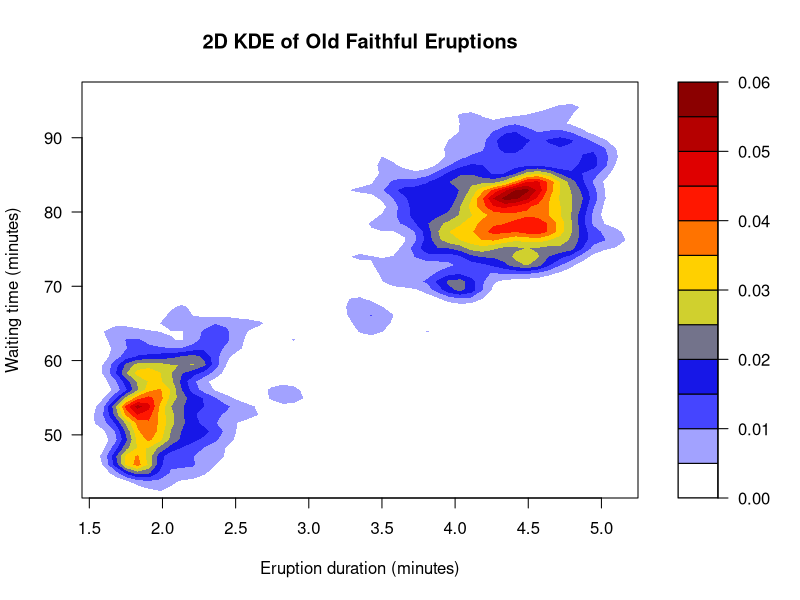
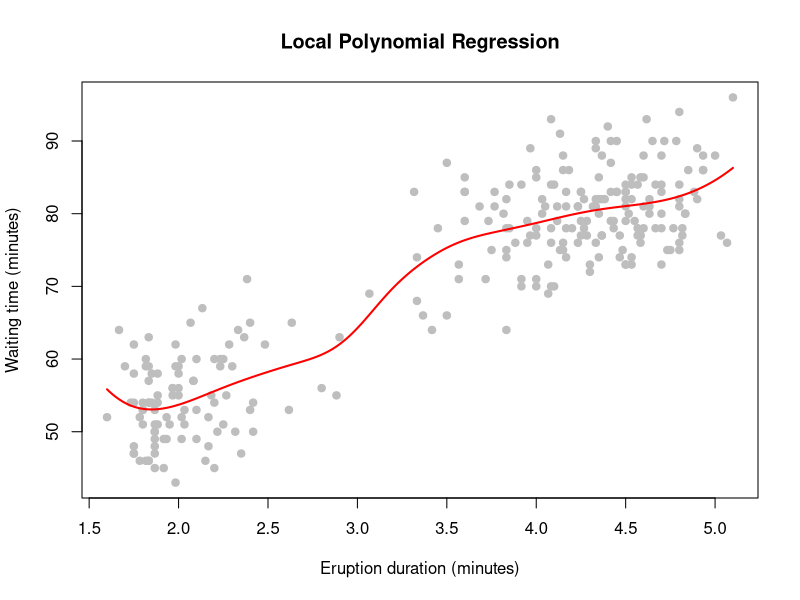
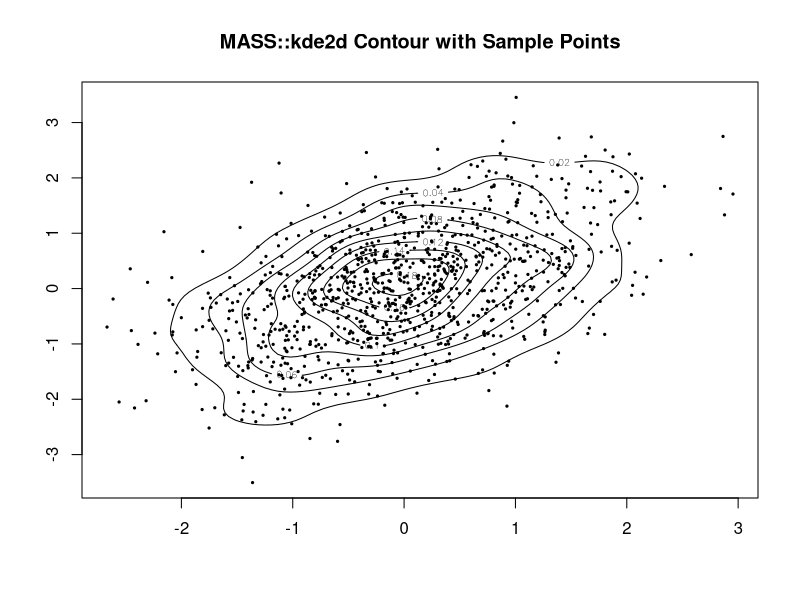
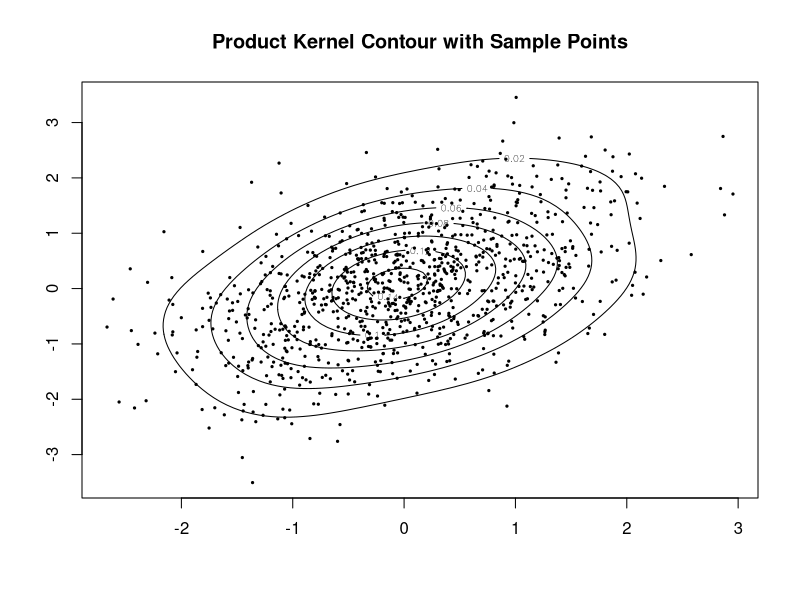
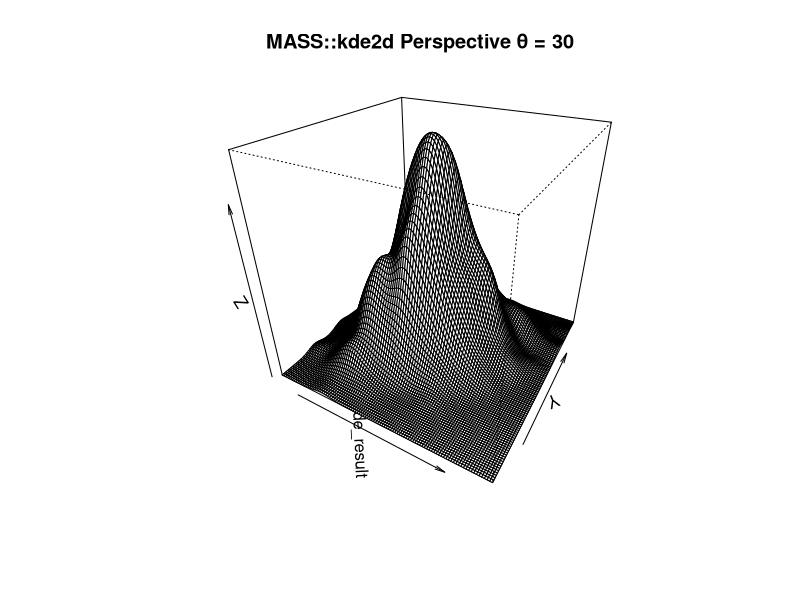
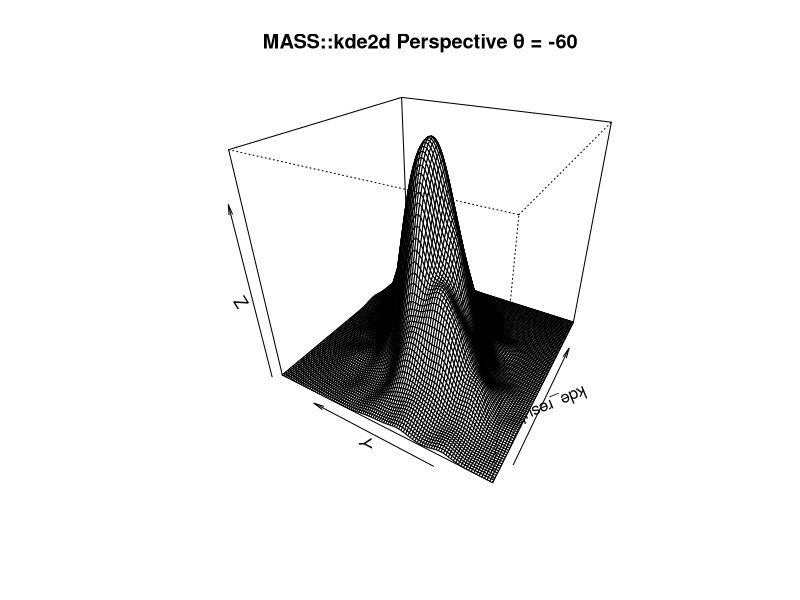
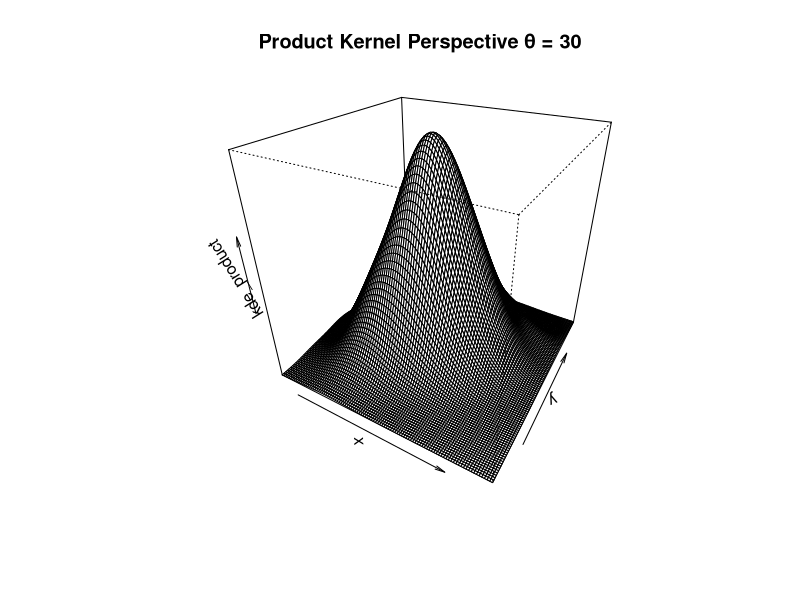
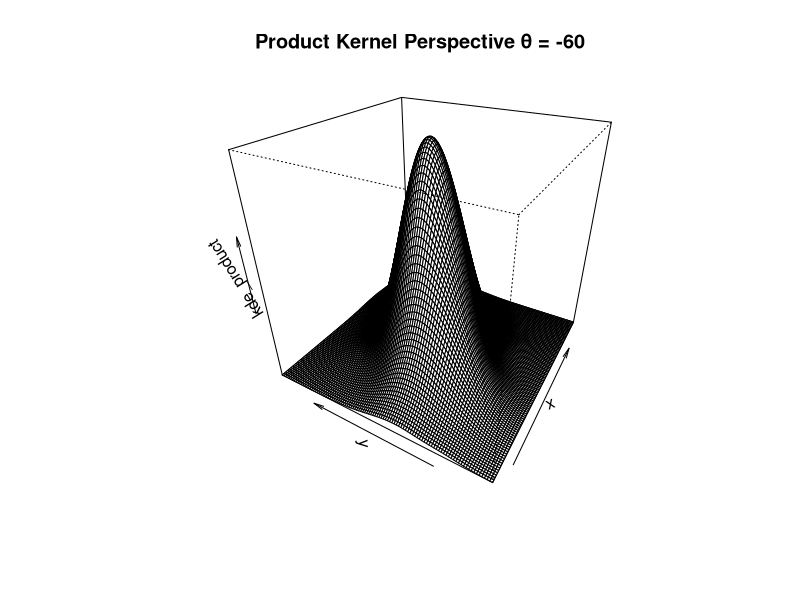

These charts were generated, in order, by the following R code:
#Question 1.4
# Load necessary libraries
library(datasets)  # for the Old Faithful dataset
library(KernSmooth)  # for KDE and local polynomial regression

# Load the Old Faithful dataset
data("faithful")

# Part (a): Compute and plot a 2D KDE
# Extract the data
eruptions <- faithful$eruptions
waiting <- faithful$waiting

# Compute the 2D KDE
kde2d_result <- bkde2D(cbind(eruptions, waiting), bandwidth=c(0.1, 1))

# Plot the 2D KDE
filled.contour(kde2d_result$x1, kde2d_result$x2, kde2d_result$fhat,
               color.palette=colorRampPalette(c("white", "blue", "yellow", "red", "darkred")),
               xlab="Eruption duration (minutes)", ylab="Waiting time (minutes)",
               main="2D KDE of Old Faithful Eruptions")

# Part (b): Nonparametric regression using local polynomials
# Fit the local polynomial regression
locpoly_result <- locpoly(x=eruptions, y=waiting, bandwidth=0.3, degree=2)

# Plot the nonparametric regression result
plot(eruptions, waiting, xlab="Eruption duration (minutes)", ylab="Waiting time (minutes)",
     main="Local Polynomial Regression", pch=19, col="gray")
lines(locpoly_result$x, locpoly_result$y, col="red", lwd=2)



#Question 1.5
# Load necessary libraries
library(MASS)  # for mvrnorm and kde2d

# Parameters
mu <- c(0, 0)  # Mean vector
sigma <- matrix(c(1, 0.5, 0.5, 1), ncol = 2)  # Covariance matrix

# Generate a sample
set.seed(123)  # For reproducibility
sample <- mvrnorm(n = 1000, mu = mu, Sigma = sigma)

# Fit a 2D kernel density estimator using MASS::kde2d
kde_result <- kde2d(sample[,1], sample[,2], n = 100)

# Compute the product of univariate kernels
x <- kde_result$x
y <- kde_result$y
kde_product <- matrix(0, nrow = length(x), ncol = length(y))
h1 <- h2 <- 0.5  # bandwidths

for (i in 1:length(x)) {
    for (j in 1:length(y)) {
        kde_product[i, j] <- sum(dnorm(x[i], mean = sample[,1], sd = h1) *
                                 dnorm(y[j], mean = sample[,2], sd = h2)) / nrow(sample)
    }
}

# Plotting results

# Contour with sample points for MASS::kde2d
contour(kde_result, main = "MASS::kde2d Contour with Sample Points")
points(sample[,1], sample[,2], pch = 19, cex = 0.3)

# Contour with sample points for product KDE
contour(x, y, kde_product, main = "Product Kernel Contour with Sample Points")
points(sample[,1], sample[,2], pch = 19, cex = 0.3)

# Perspective plots for MASS::kde2d
persp(kde_result, theta = 30, phi = 30, main = "MASS::kde2d Perspective θ = 30")
persp(kde_result, theta = -60, phi = 30, main = "MASS::kde2d Perspective θ = -60")

# Perspective plots for manual product KDE
persp(x, y, kde_product, theta = 30, phi = 30, main = "Product Kernel Perspective θ = 30")
persp(x, y, kde_product, theta = -60, phi = 30, main = "Product Kernel Perspective θ = -60")
